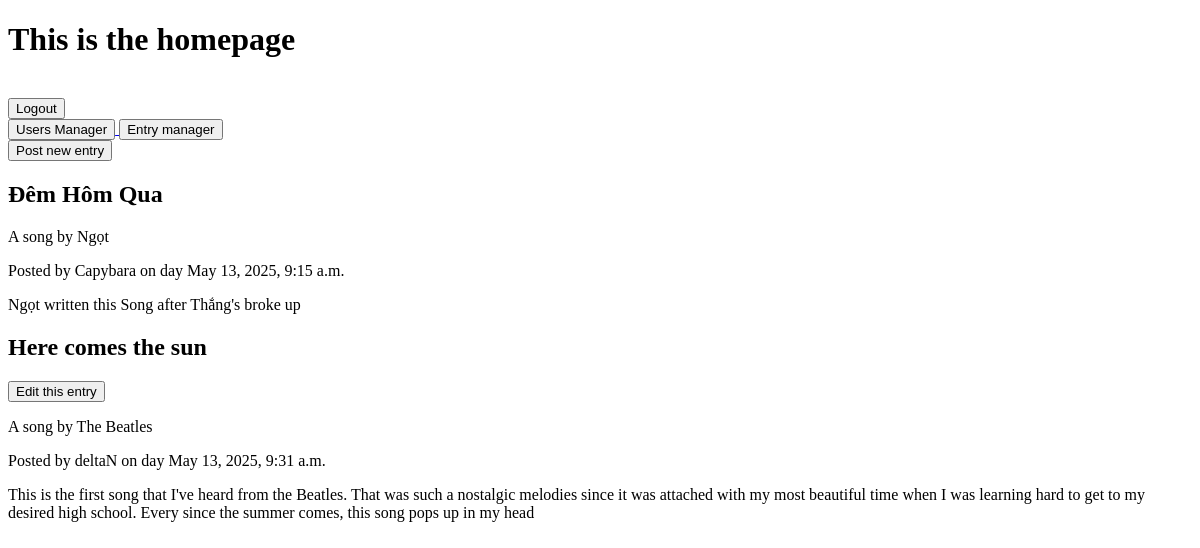
Before: /home/ (signed in) with the older database file.
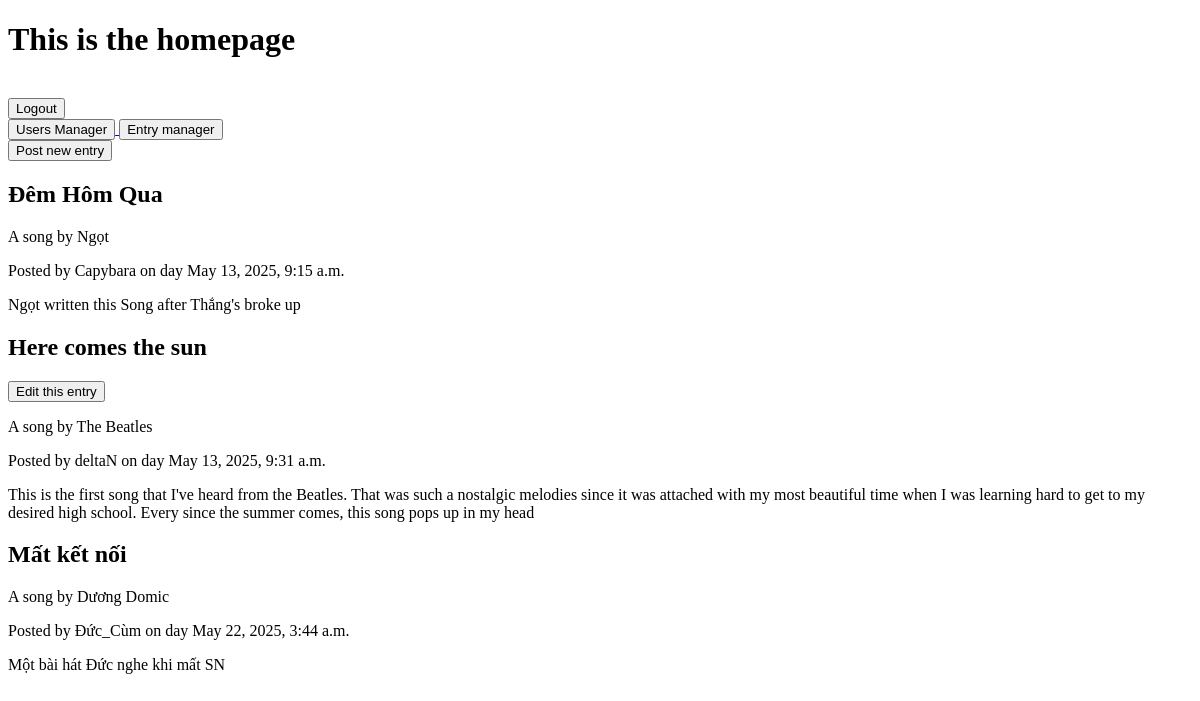
After: the same page with the newer database file.
### main_app/models.py (models this page shows, shortened)
class Entry(models.Model):
    title = models.CharField(max_length=100)
    song_owner = models.CharField(max_length=100, null=True)
    content = models.TextField()
    date_created = models.DateTimeField(auto_now_add=True)
    user_created = models.ForeignKey(User, on_delete=models.CASCADE, related_name='entries')

### main_app/views.py (the view)
# urls.py: path('home/', views.homepage, name='home'),
@login_required
def homepage(request):
    entries = Entry.objects.all()
    return render(request, 'home.html', {'entries': entries})

### templates/home.html (shortened to what this page needs)
<!DOCTYPE html>
<html lang="en">
<head>
</head>
<body>
    <h1>This is the homepage</h1> <br>
    <form action="{% url 'logout' %}" method="POST">
        <button type="submit">Logout</button>
    </form>
    {% if request.user.is_superuser %}
    <a href="{% url 'user_administration' %}" >
        <button type="submit">Users Manager</button>
    </a>
    <a href="{% url 'entry_manager' %}" >
        <button type="submit">Entry manager</button>
    </a>
    {% else %}
    <br>
    {% endif %}
    <br>
    <a href="{% url 'create_entry' %}">
        <button>Post new entry</button>
    </a>
    {% for entry in entries %}
        <h2> {{ entry.title }} </h2>
        {% if entry.user_created == request.user %}
            <a href="{% url 'edit_entry' entry.id %}" style="display:inline">
                <button>Edit this entry</button>
            </a>
        {% endif %}
        <p>A song by {{ entry.song_owner }}</p>
        <p>Posted by {{ entry.user_created }} <span>on day {{ entry.date_created }}</span> </p>
        <p>{{ entry.content }}</p>
    {% endfor %}
</body>
</html>

Changed rows visible on the page:
added Entry: title "Mất kết nối", song_owner "Dương Domic", user_created "Đức_Cùm", date_created "May 22, 2025, 3:44 a.m.", content "Một bài hát Đức nghe khi mất SN"
